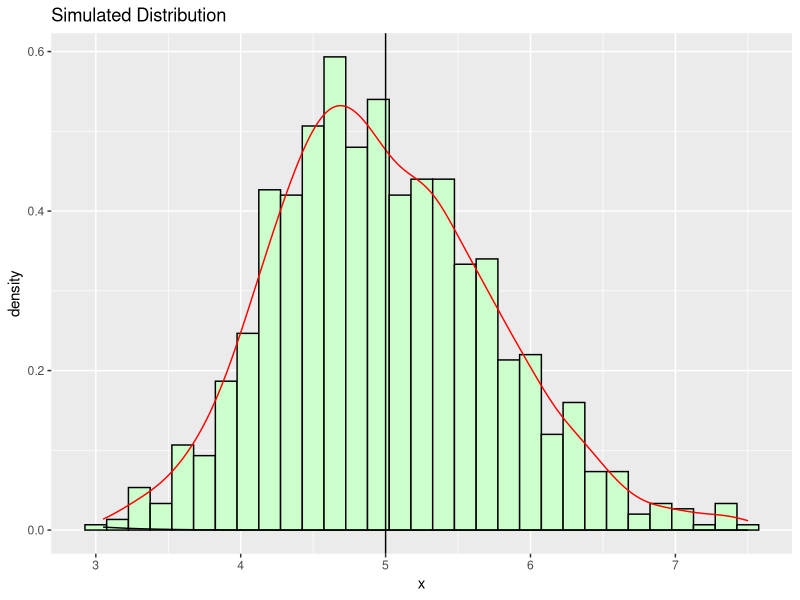

Write R code to recreate this figure.
## ---- chunk 1
##set variables
set.seed(7)
lambda <- 0.2
n <- 40
sims <- 1000

##simulate means and insert into data frame
meanData <- sapply(1:sims, function(x) {mean(rexp(n, lambda))})
meanData <- as.data.frame(meanData)
names(meanData)[1] <- "x"
head(meanData)
## ---- chunk 2
##the center of our simulated distribution
simDistMean <- mean(meanData$x)
simDistMean
## ---- chunk 3
##the theorhetical center of our distribution
theoDistMean <- 1/lambda
theoDistMean
## ---- chunk 4
##the standard deviation of our simulated distribution
simDistSd <- sd(meanData$x)
simDistSd
## ---- chunk 5
##the theorhetical center of our distribution
theoDistSd <- (1/lambda)/sqrt(40)
theoDistSd
## ---- chunk 6
##the standard deviation of our simulated distribution
simDistVar <- var(meanData$x)
simDistVar
## ---- chunk 7
##the theorhetical center of our distribution
theoDistVar <- theoDistSd^2
theoDistVar
## ---- chunk 8
library(ggplot2)
g <- ggplot(meanData, aes(x=x))
g <- g + geom_histogram(aes(y=..density..), fill="#CCFFCC", color="black", binwidth=0.15)
g <- g + stat_density(color="red", geom="line", position="identity")
g <- g + stat_function(fun = dnorm, arg = list(sd = simDistSd, mean = simDistMean))
g <- g + geom_vline(aes(xintercept=theoDistMean))
g <- g + ggtitle("Simulated Distribution")
g
## ---- chunk 9
cuts <- theoDistMean + c(-1,1)*1.96*((1/lambda)/sqrt(40))
coverage <- length(meanData[meanData$x > cuts[1] & meanData$x < cuts[2],]) / nrow(meanData)
coverage
